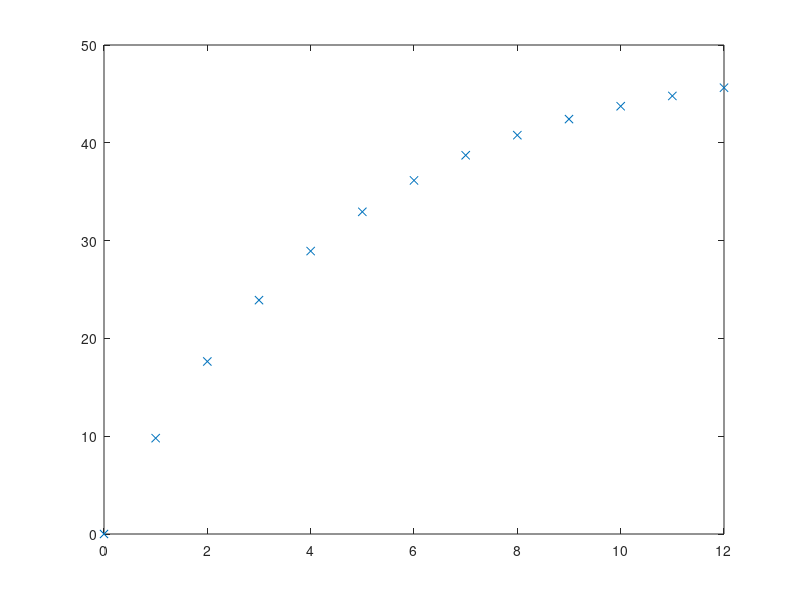

Recreate this plot in MATLAB.
ts = 0:1:12; vs = zeros(1,13);    %vectors of times and v values
for t=1:12    %compute numerical solution using Euler's method
    vs(t+1) = vs(t) + (49-vs(t))/5;
end
plot(ts,vs,'x'); vs    %plot solution and display solution values